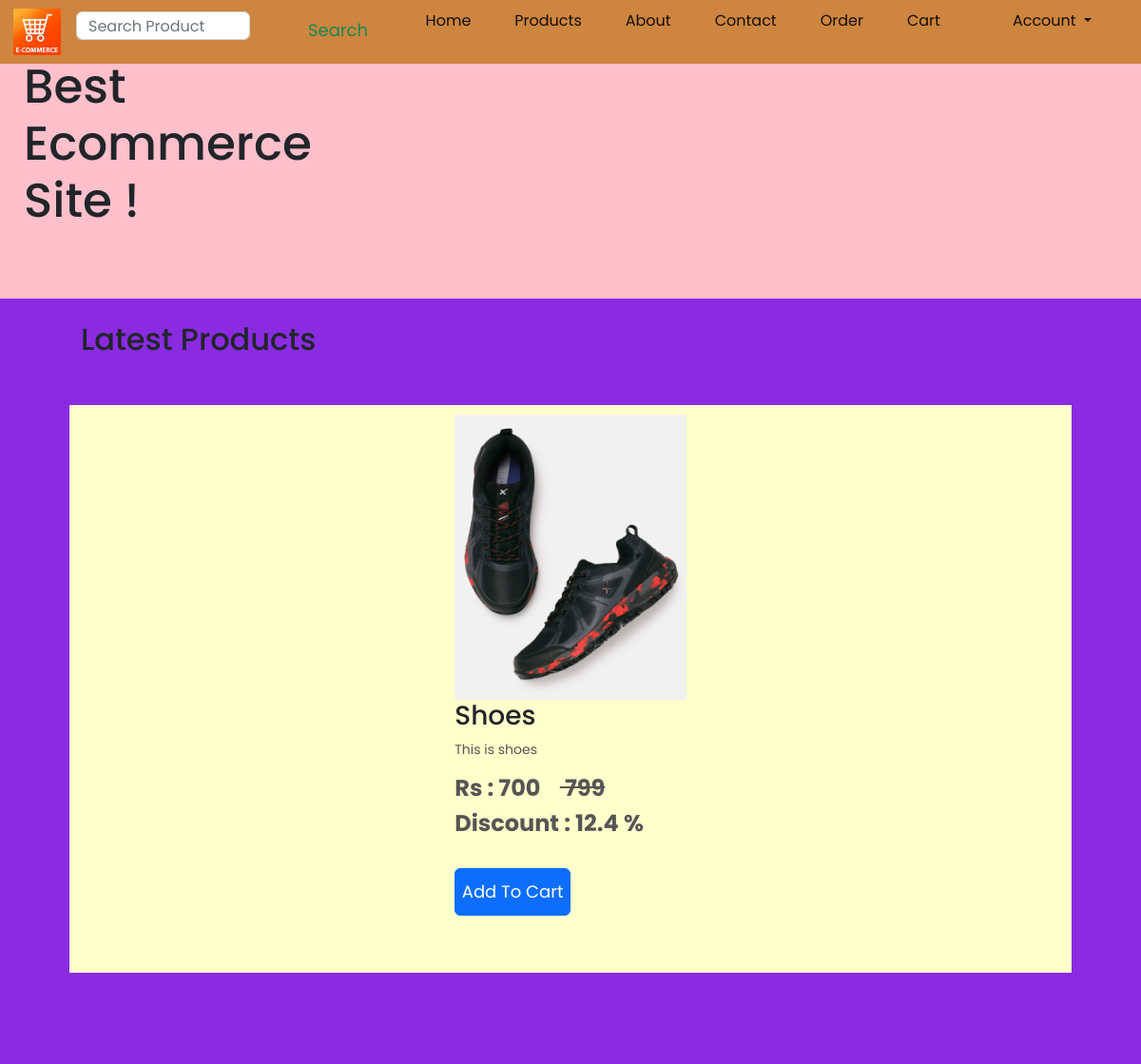
The page /product/show_product/2/ (signed in) on the database its author committed.
### product/models.py (models this page shows, shortened)
class ProductAbstract(models.Model):
    name = models.CharField(max_length=50)
    stock = models.IntegerField()
    description = models.CharField(max_length=50)
    image = models.ImageField(upload_to="images/product/" + str(datetime.datetime.now()) + "/" )
    price = models.IntegerField()
    rating = models.IntegerField(null=True, blank=True, validators=[rating_validation])
    actual_price = models.IntegerField(null=True)
    class Meta:
        abstract = True

class ProductProperty(ProductAbstract):
    product_name = models.ForeignKey(Product, on_delete=models.CASCADE, )
    color = models.CharField(max_length=50, null=True)

### product/views.py (the view)
# urls.py: path('show_product/<int:id>/',  show_product, name= "show_product"),
@login_required(login_url='sign_in')
def show_product(request, id=None):
     stock = Product.objects.get(id=id).stock
     if id is not None and stock > 0 :
          context = { 'title' : "Show Product",
                    'show_products_property': ProductProperty.objects.filter(product_name__id=id),
                    'show_product_id':id
                    }
          return render(request, 'product/show_product.html', context=context)
     messages.error(request, 'OUT OF STOCK !!')
     return  HttpResponseRedirect(reverse('dashboard'))

### product/templates/product/show_product.html (shortened to what this page needs)
{% extends "base.html" %}
{% load static %}
{% load mathfilters %}
{% block body %}
{{ block.super }}
    <div class="bg-color">   <br>
        <div class="small-container">
            <h2 class="title">Latest Products</h2>
            <div class="row bg-product">
                {% for product in show_products_property %}
                    <div class="col-4">
                    <img src="{{ product.image.url  }}" alt="" />
                    <h3>{{ product.name }}</h3>
                    <p> {{product.description}}</p>
                  <h4> <b> Rs : {{product.price}} &nbsp;&nbsp;&nbsp;<del> {{product.actual_price   }}</del>  </b>  </h4>
                  <h4> <b  class="discount" > Discount : {{product.actual_price|sub:product.price|mul:100|div:product.actual_price|floatformat}} % </b>  </h4> <br>
                    <a href="{% url 'add_cart' id=product.id  show_product_id=show_product_id %}"><button class="btn btn-primary">  Add To Cart </button></a>
                    </div>
                {% endfor %}
            </div> <br> <br>
        </div> <br> <br>
{% endblock body%}

### user/static/user/css/style.css (style rules this page uses)
body { font-family: 'Poppins', sans-serif; background-color: blueviolet; position: relative; height: 100%; }
* { margin: 0; padding: 0; box-sizing: border-box; }
p { color: #555; }
.row { margin-top: 50px; display: flex; align-items: center; flex-wrap: wrap; justify-content: space-around; }
.small-container { max-width: 1080px; margin: auto; padding-left: 25px; padding-right: 25px; }
.col-4 { flex-basis: 25%; padding: 10px; position: relative; min-width: 200px; margin-bottom: 50px; position: relative; transition: transform 0.5s; }
.col-4 img { width: 100%; height: 300px; }
h4 { color: #555; font-weight: normal; }
.col-4 p { font-size: 14px; }
.bg-product { background-color: #ffffcc; }
.bg-color { background-color: blueviolet; }
a { text-decoration: none; }
.bg-product .col-4 button { height: 50px; width: 50%; color: rgb(255, 255, 255); font-size: large; padding: 0; }

### rows shown on the page
ProductProperty: image (picture), name "Shoes", description "This is shoes", price "700", actual_price "799", actual_price|sub "12.4"
